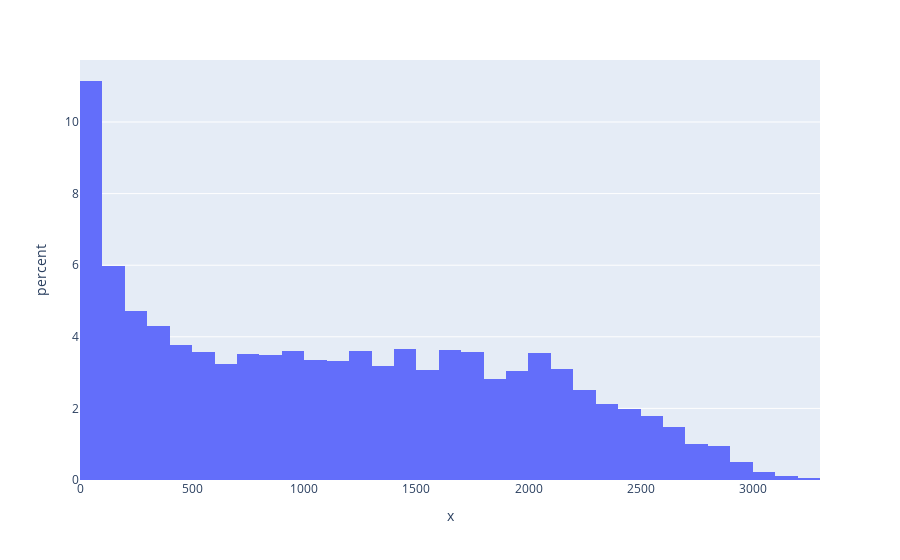

Write notebook code for a chart like this one.
### Code cell
#histogram for percent of players that played a range of total minutes regular season
fig = px.histogram(x=regular_df['MIN'], histnorm='percent')
fig.show()

### Figure 1 — Plotly figure (JSON) as saved in the notebook; plotly's stock layout.template omitted (floating-point values rounded to 4 significant figures; data arrays with more than 128 entries replaced by an {"elided": "..."} marker saying what was removed)
{"data": [{"alignmentgroup": "True", "bingroup": "x", "histnorm": "percent", "hovertemplate": "x=%{x}<br>percent=%{y}<extra></extra>", "legendgroup": "", "marker": {"color": "#636efa", "pattern": {"shape": ""}}, "name": "", "offsetgroup": "", "orientation": "v", "showlegend": false, "type": "histogram", "x": {"elided": "5473 int values"}, "xaxis": "x", "yaxis": "y"}], "layout": {"barmode": "relative", "legend": {"tracegroupgap": 0}, "margin": {"t": 60}, "xaxis": {"anchor": "y", "domain": [0, 1], "title": {"text": "x"}}, "yaxis": {"anchor": "x", "domain": [0, 1], "title": {"text": "percent"}}}}
